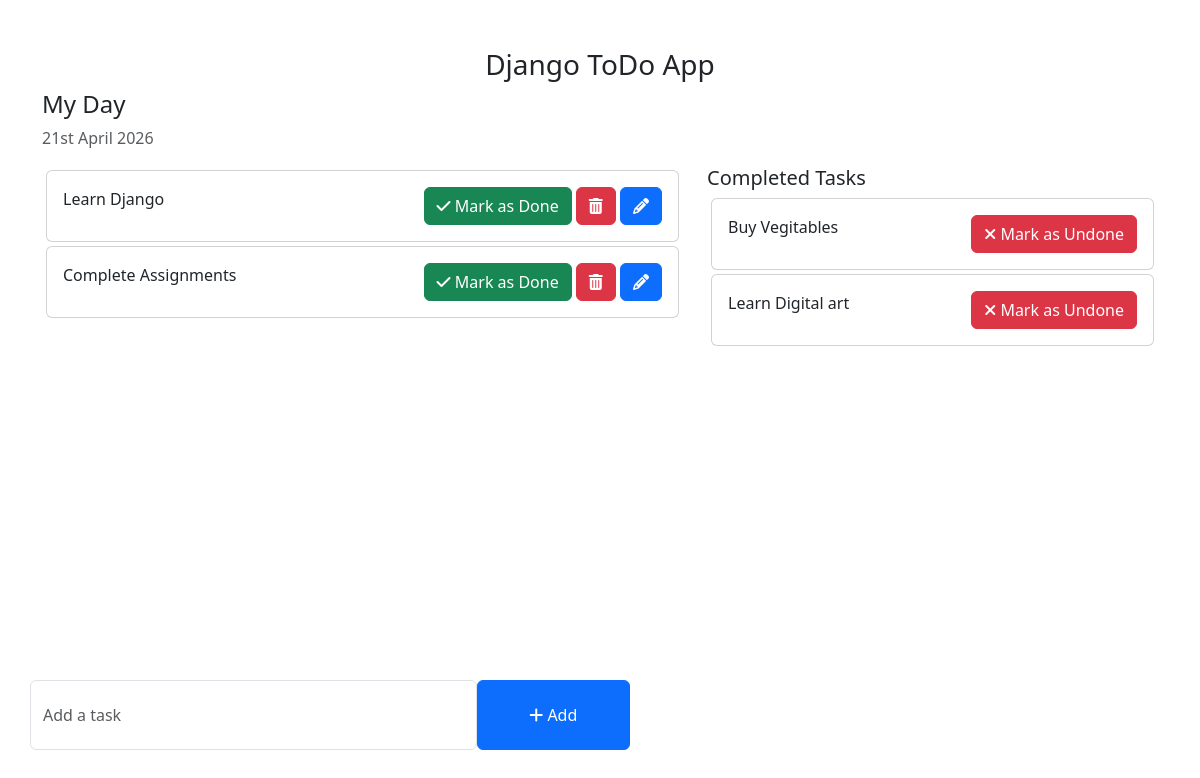
The app's page /, older data.
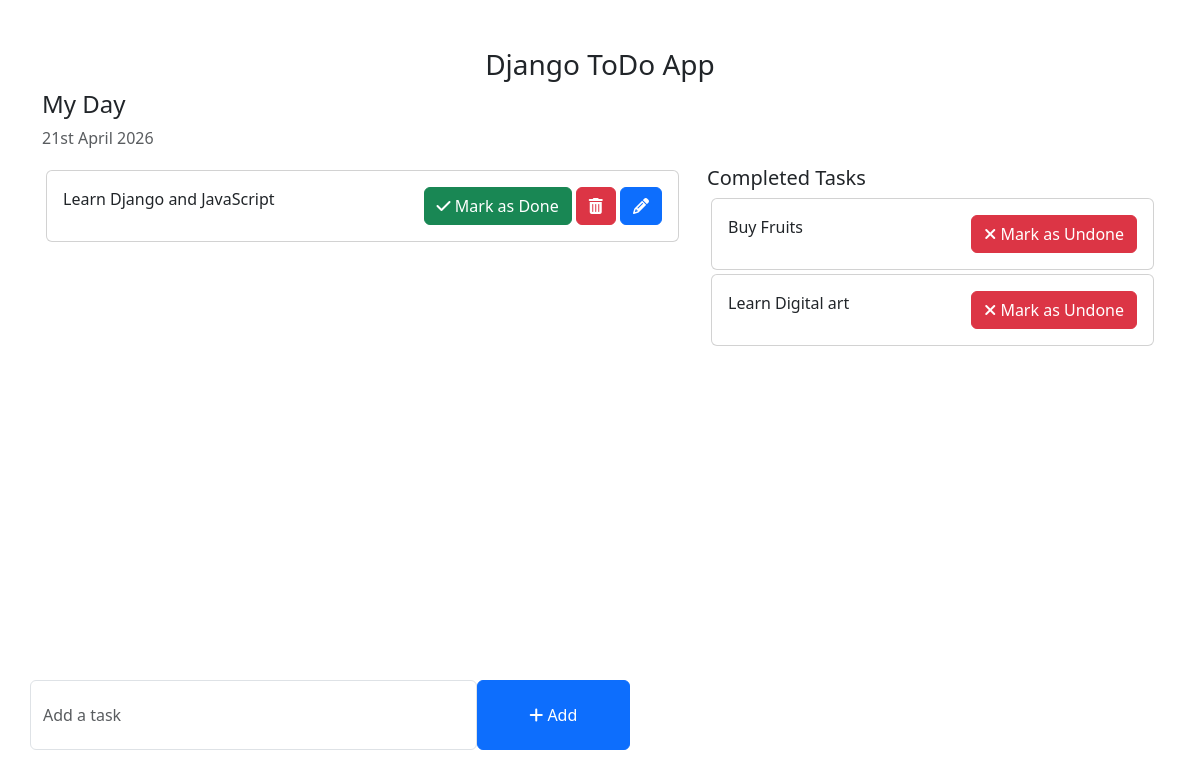
The same page, newer data.
### todo/models.py (models this page shows, shortened)
class Task(models.Model):
    task = models.CharField(max_length=250)
    is_completed = models.BooleanField(default=False)
    created_at = models.DateTimeField(auto_now_add=True)
    updated_at = models.DateTimeField(auto_now=True)

### todo_main/views.py (the view)
# urls.py: 2. Add a URL to urlpatterns:  path('', views.home, name='home')
def home(request):
    tasks = Task.objects.filter(is_completed=False).order_by('-updated_at')
    completed_tasks = Task.objects.filter(is_completed=True)
    context = {
        'tasks':tasks,
        'completed_tasks': completed_tasks,
    }
    return render(request, 'home.html', context)

### templates/home.html (shortened to what this page needs)
<!DOCTYPE html>
<html lang="en">
  <head>
    <link href="https://cdn.jsdelivr.net/npm/bootstrap@5.3.0-alpha1/dist/css/bootstrap.min.css" rel="stylesheet" />
    <link rel="stylesheet" href="https://cdnjs.cloudflare.com/ajax/libs/font-awesome/4.7.0/css/font-awesome.min.css" />
  </head>
  <body>
    <div class="container">
      <h3 class="pt-5 text-center">Django ToDo App</h3>
      <div class="row">
        <h4>My Day</h4>
        <p class="text-muted">
          {% now 'jS F Y' %}
        </p>
        <div class="col-md-7 col-lg-7" style="height: 450px; overflow: scroll;">
          {% for task in tasks %}
            <div class="card m-1">
              <div class="card-body">
                {{ task.task }}
                <span style="position: relative; float: right;">
                  <a href="{% url 'mark_as_done' task.pk %}" class="btn btn-success"><i class="fa fa-check"></i> Mark as Done</a>
                  <a href="{% url 'delete_task' task.pk %}" class="btn btn-danger"><i class="fa fa-trash"></i></a>
                  <a href="{% url 'edit_task' task.pk %}" class="btn btn-primary"><i class="fa fa-pencil"></i></a>
                </span>
              </div>
            </div>
          {% endfor %}
        </div>
        <div class="col-md-5 col-lg-5">
          <h5>Completed Tasks</h5>
          {% for task in completed_tasks %}
            <div class="card m-1">
              <div class="card-body">
                {{ task.task }}
                <span style="position: relative; float: right;">
                  <a href="{% url 'mark_as_undone' task.pk %}" class="btn btn-danger"><i class="fa fa-times"></i> Mark as Undone</a>
                </span>
              </div>
            </div>
          {% endfor %}
        </div>
      </div>
      <div class="row">
        <div class="col-md-6 col-lg-6 p-0" style="position: absolute; bottom: 50px;">
          <form action="{% url 'addTask' %}" method="POST">
            <div class="form-group">
              <span style="display: flex;">
                <input type="text" name="task" class="form-control" placeholder="Add a task" />
                <button type="submit" class="btn btn-primary" style="width: 200px;"><i class="fa fa-plus"></i> Add</button>
              </span>
            </div>
          </form>
        </div>
      </div>
    </div>
  </body>
</html>

Row changes from the older to the newer data that the page shows:
removed Task: task "Complete Assignments", shown under "My Day"
changed Task: task "Learn Django" → "Learn Django and JavaScript"
changed Task: task "Buy Vegitables" → "Buy Fruits"
